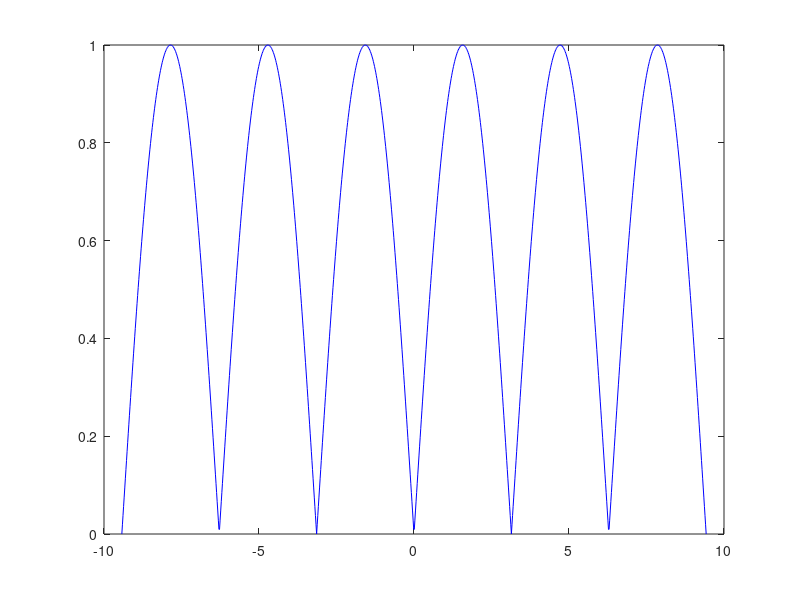
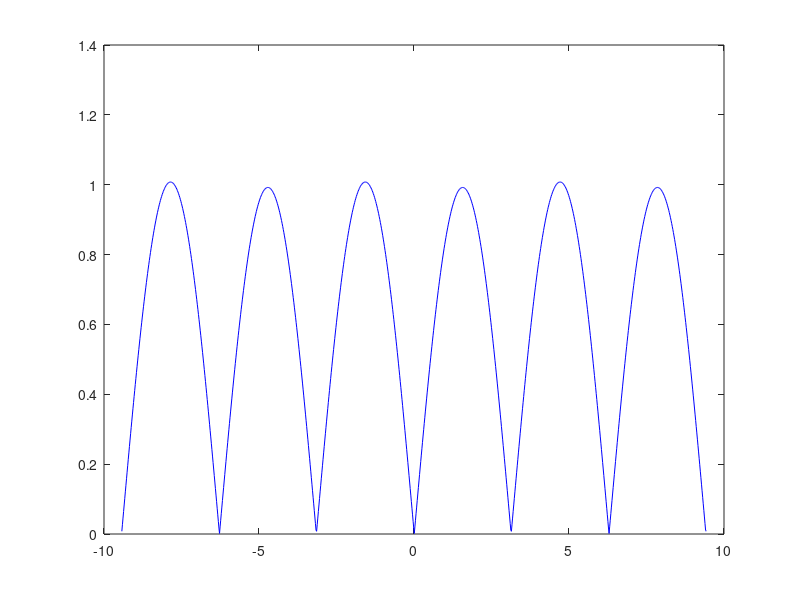
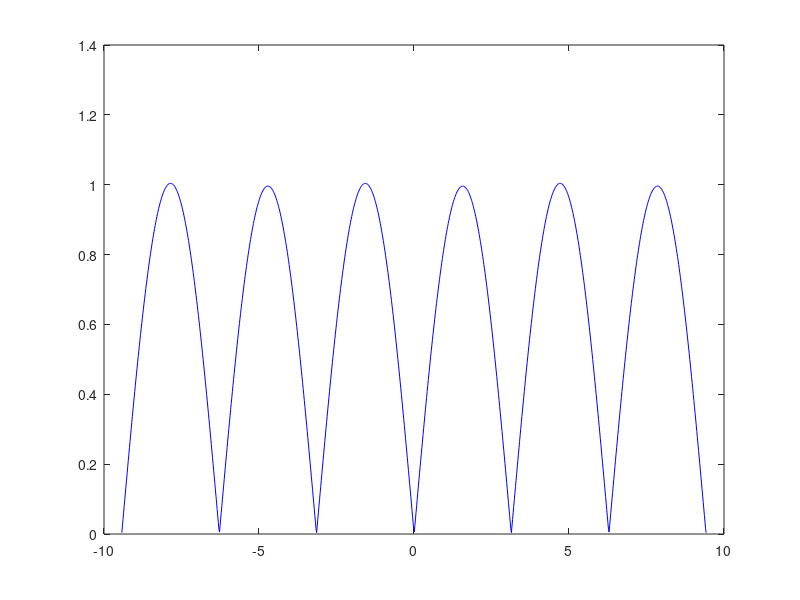
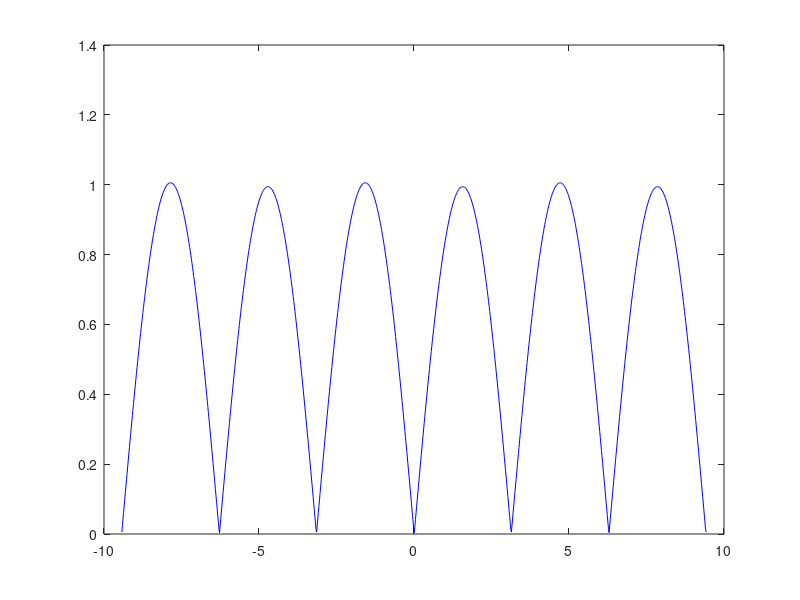

Write the MATLAB code that produced these figures, in order.
clear all;
folder = 'third_001';
% Интервал [a,b]
a = -3*pi;
b = 3*pi;
k = 1000; % Количество точек
h = (b - a) / (k - 1); % Шаг
x = a : h : b; % Массив точек
y = sin(x); % Функция
xN(1) = x(1);
yN(1) = y(1);
m = 30;
for i = 1 : m
    W = vander(xN);
    A = inv(W) * yN';
    P = polyval(A, x);
    pogr(i) = max(abs(y - P));
    hx = (b - a) / i;
    for j = 1 : i
        xN(j + 1) = xN(j) + hx;
    end
    yN = sin(xN) + 0.01 * rand();
    saveas(plot(x, abs(y - P), 'b'), strcat(folder, '/plot', int2str(i), '.png'));
end
saveas(plot(log10(pogr), 'r'), strcat(folder, '/pogr', '.png'));